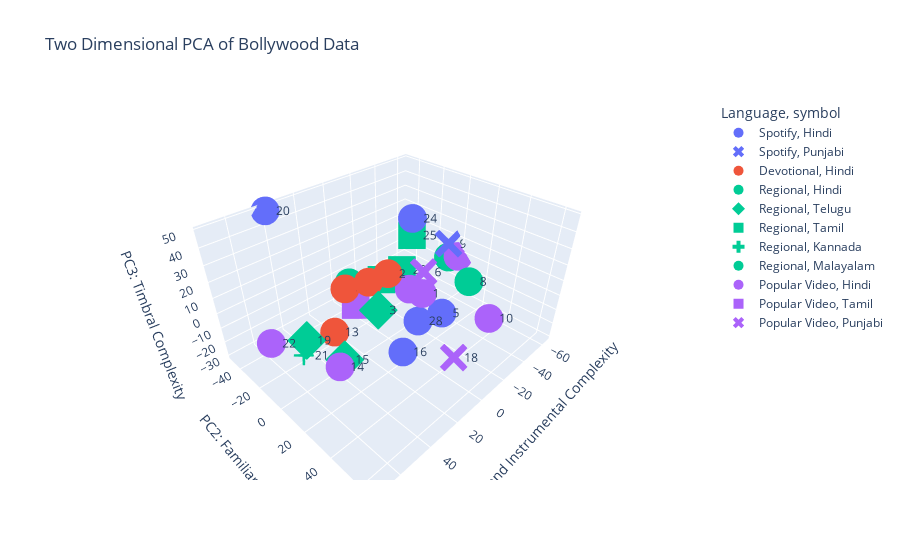

Here is the notebook cell this chart was saved with:
### Code cell
PATH = './output/india/bollywood/'
df = pd.read_csv(PATH+'full_all.csv')
metadata = pd.read_csv(PATH+'song-metadata.csv')
pca = PCA(n_components=3)
components = pca.fit_transform(df)
loadings = pca.components_.T * np.sqrt(pca.explained_variance_)
fig = px.scatter_3d(components, x=0, y=1,z=2, color=metadata['Genre'], symbol=metadata['Language'], labels={
                     "0": "PC1: Vocal and Instrumental Complexity",
                     "1": "PC2: Familiarity",
                     "2": "PC3: Timbral Complexity",
                     "color": "Language"
                 },
                 title='Two Dimensional PCA of Bollywood Data',
                 text=metadata['Song ID'],
                )
fig.update_traces(marker_size=10, textposition='middle right')
fig.update_layout(xaxis_showgrid=False, yaxis_showgrid=False) 
fig.show()

### Figure 1 — Plotly figure (JSON) as saved in the notebook; plotly's stock layout.template omitted (floating-point values rounded to 4 significant figures)
{"data": [{"hovertemplate": "Language=Spotify<br>symbol=Hindi<br>PC1: Vocal and Instrumental Complexity=%{x}<br>PC2: Familiarity=%{y}<br>PC3: Timbral Complexity=%{z}<br>text=%{text}<extra></extra>", "legendgroup": "Spotify, Hindi", "marker": {"color": "#636efa", "size": 10, "symbol": "circle"}, "mode": "markers+text", "name": "Spotify, Hindi", "scene": "scene", "showlegend": true, "text": [5, 16, 20, 24, 28], "textposition": "middle right", "type": "scatter3d", "x": [-15.53, 18.26, 40.33, -8.763, -3.19], "y": [26.12, 28.8, -48.61, 8.362, 19.55], "z": [-6.909, -12.2, 48.74, 47.27, -9.296]}, {"hovertemplate": "Language=Spotify<br>symbol=Punjabi<br>PC1: Vocal and Instrumental Complexity=%{x}<br>PC2: Familiarity=%{y}<br>PC3: Timbral Complexity=%{z}<br>text=%{text}<extra></extra>", "legendgroup": "Spotify, Punjabi", "marker": {"color": "#636efa", "size": 10, "symbol": "x"}, "mode": "markers+text", "name": "Spotify, Punjabi", "scene": "scene", "showlegend": true, "text": [9], "textposition": "middle right", "type": "scatter3d", "x": [-60.21], "y": [-6.805], "z": [6.066]}, {"hovertemplate": "Language=Devotional<br>symbol=Hindi<br>PC1: Vocal and Instrumental Complexity=%{x}<br>PC2: Familiarity=%{y}<br>PC3: Timbral Complexity=%{z}<br>text=%{text}<extra></extra>", "legendgroup": "Devotional, Hindi", "marker": {"color": "#EF553B", "size": 10, "symbol": "circle"}, "mode": "markers+text", "name": "Devotional, Hindi", "scene": "scene", "showlegend": true, "text": [4, 2, 13, 17], "textposition": "middle right", "type": "scatter3d", "x": [14.73, -1.898, 25.16, 6.229], "y": [-20.52, -2.578, -19.77, -9.896], "z": [1.407, 12.29, -23.88, 7.006]}, {"hovertemplate": "Language=Regional<br>symbol=Hindi<br>PC1: Vocal and Instrumental Complexity=%{x}<br>PC2: Familiarity=%{y}<br>PC3: Timbral Complexity=%{z}<br>text=%{text}<extra></extra>", "legendgroup": "Regional, Hindi", "marker": {"color": "#00cc96", "size": 10, "symbol": "circle"}, "mode": "markers+text", "name": "Regional, Hindi", "scene": "scene", "showlegend": true, "text": [8, 12], "textposition": "middle right", "type": "scatter3d", "x": [-39.5, -59.56], "y": [25.5, -5.655], "z": [2.385, -3.019]}, {"hovertemplate": "Language=Regional<br>symbol=Telugu<br>PC1: Vocal and Instrumental Complexity=%{x}<br>PC2: Familiarity=%{y}<br>PC3: Timbral Complexity=%{z}<br>text=%{text}<extra></extra>", "legendgroup": "Regional, Telugu", "marker": {"color": "#00cc96", "size": 10, "symbol": "diamond"}, "mode": "markers+text", "name": "Regional, Telugu", "scene": "scene", "showlegend": true, "text": [3, 15, 19], "textposition": "middle right", "type": "scatter3d", "x": [13.6, 37.27, 49.72], "y": [5.857, 4.212, -10.69], "z": [0.01795, -21.46, -9.273]}, {"hovertemplate": "Language=Regional<br>symbol=Tamil<br>PC1: Vocal and Instrumental Complexity=%{x}<br>PC2: Familiarity=%{y}<br>PC3: Timbral Complexity=%{z}<br>text=%{text}<extra></extra>", "legendgroup": "Regional, Tamil", "marker": {"color": "#00cc96", "size": 10, "symbol": "square"}, "mode": "markers+text", "name": "Regional, Tamil", "scene": "scene", "showlegend": true, "text": [25, 29, 27], "textposition": "middle right", "type": "scatter3d", "x": [-35.34, -32.9, -16.76], "y": [-15.96, -21.63, -23.8], "z": [18.2, -7.869, -8.825]}, {"hovertemplate": "Language=Regional<br>symbol=Kannada<br>PC1: Vocal and Instrumental Complexity=%{x}<br>PC2: Familiarity=%{y}<br>PC3: Timbral Complexity=%{z}<br>text=%{text}<extra></extra>", "legendgroup": "Regional, Kannada", "marker": {"color": "#00cc96", "size": 10, "symbol": "cross"}, "mode": "markers+text", "name": "Regional, Kannada", "scene": "scene", "showlegend": true, "text": [21], "textposition": "middle right", "type": "scatter3d", "x": [64.05], "y": [8.746], "z": [2.558]}, {"hovertemplate": "Language=Regional<br>symbol=Malayalam<br>PC1: Vocal and Instrumental Complexity=%{x}<br>PC2: Familiarity=%{y}<br>PC3: Timbral Complexity=%{z}<br>text=%{text}<extra></extra>", "legendgroup": "Regional, Malayalam", "marker": {"color": "#00cc96", "size": 10, "symbol": "circle"}, "mode": "markers+text", "name": "Regional, Malayalam", "scene": "scene", "showlegend": true, "text": [23], "textposition": "middle right", "type": "scatter3d", "x": [-0.9136], "y": [-36.14], "z": [-9.527]}, {"hovertemplate": "Language=Popular Video<br>symbol=Hindi<br>PC1: Vocal and Instrumental Complexity=%{x}<br>PC2: Familiarity=%{y}<br>PC3: Timbral Complexity=%{z}<br>text=%{text}<extra></extra>", "legendgroup": "Popular Video, Hindi", "marker": {"color": "#ab63fa", "size": 10, "symbol": "circle"}, "mode": "markers+text", "name": "Popular Video, Hindi", "scene": "scene", "showlegend": true, "text": [1, 7, 10, 14, 22, 26], "textposition": "middle right", "type": "scatter3d", "x": [-7.894, -19.22, -20.79, 51.41, 71.97, -63.28], "y": [17.78, -2.198, 52.84, 18.72, -5.495, -0.8834], "z": [6.154, -6.55, 1.477, -6.731, 5.996, -2.037]}, {"hovertemplate": "Language=Popular Video<br>symbol=Tamil<br>PC1: Vocal and Instrumental Complexity=%{x}<br>PC2: Familiarity=%{y}<br>PC3: Timbral Complexity=%{z}<br>text=%{text}<extra></extra>", "legendgroup": "Popular Video, Tamil", "marker": {"color": "#ab63fa", "size": 10, "symbol": "square"}, "mode": "markers+text", "name": "Popular Video, Tamil", "scene": "scene", "showlegend": true, "text": [0], "textposition": "middle right", "type": "scatter3d", "x": [9.897], "y": [-17.78], "z": [-11.29]}, {"hovertemplate": "Language=Popular Video<br>symbol=Punjabi<br>PC1: Vocal and Instrumental Complexity=%{x}<br>PC2: Familiarity=%{y}<br>PC3: Timbral Complexity=%{z}<br>text=%{text}<extra></extra>", "legendgroup": "Popular Video, Punjabi", "marker": {"color": "#ab63fa", "size": 10, "symbol": "x"}, "mode": "markers+text", "name": "Popular Video, Punjabi", "scene": "scene", "showlegend": true, "text": [6, 11, 18], "textposition": "middle right", "type": "scatter3d", "x": [-34.37, -6.308, 23.81], "y": [-4.491, -28.17, 64.58], "z": [-2.49, -29.79, 11.58]}], "layout": {"legend": {"title": {"text": "Language, symbol"}, "tracegroupgap": 0}, "scene": {"domain": {"x": [0, 1], "y": [0, 1]}, "xaxis": {"title": {"text": "PC1: Vocal and Instrumental Complexity"}}, "yaxis": {"title": {"text": "PC2: Familiarity"}}, "zaxis": {"title": {"text": "PC3: Timbral Complexity"}}}, "title": {"text": "Two Dimensional PCA of Bollywood Data"}, "xaxis": {"showgrid": false}, "yaxis": {"showgrid": false}}}
